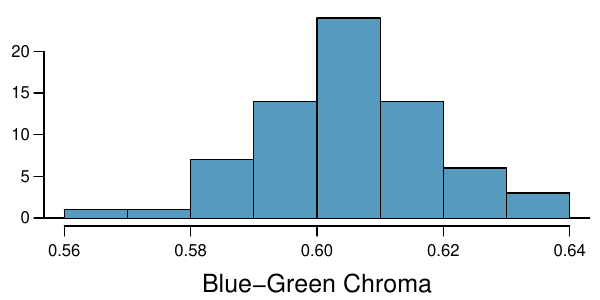

Reproduce this figure in R.
# load packages -----------------------------------------------------
library(openintro)

# load data ---------------------------------------------------------
#data(credits)

# histogram of college credits --------------------------------------

pdf("blue_eggs_hist.pdf", height = 3, width = 6)
par(mar=c(3.7,2.2,0.5,0.5), las=1, mgp=c(2.5,0.7,0), cex.lab = 1.5)
histPlot(blue_eggs_data$OR.BGC, col = COL[1], xlab = "Blue-Green Chroma", ylab = "")
dev.off()


summary(blue_eggs_data$OR.BGC)
sd(blue_eggs_data$OR.BGC, na.rm = TRUE)
